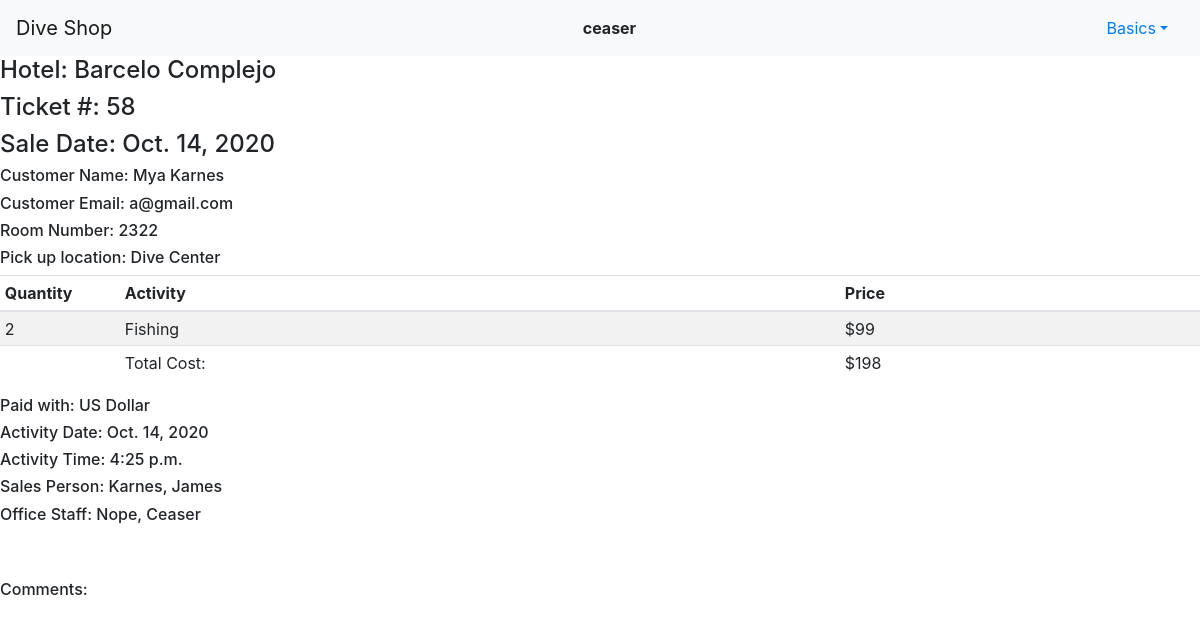
The page /ticket/58 (signed in) on the database as committed earlier.
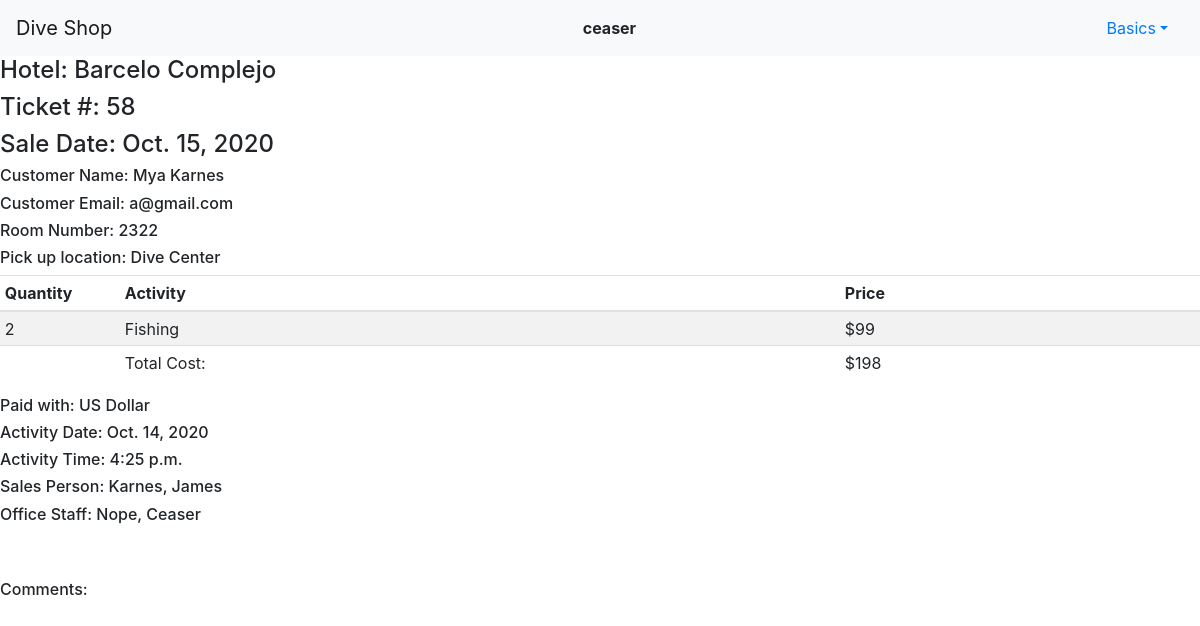
The same page on the database as committed later.
### sales/models.py (models this page shows, shortened)
class Sale(models.Model):
    seller = models.ForeignKey(Employee, on_delete=models.SET_DEFAULT, default=1, null=True, related_name="seller")
    hotel = models.ForeignKey(Hotel, on_delete=models.SET_NULL, null=True, related_name="hotel")
    date_sold = models.DateField(auto_now_add=True)
    activity_date = models.DateField(auto_now_add=False, blank = True)
    activity_time = models.TimeField(auto_now_add=False, blank = True)
    payment = models.CharField(max_length=254)
    room_number = models.IntegerField()
    client_name = models.CharField(max_length=254)
    client_email = models.EmailField(max_length=254, blank = True)
    quantity1 = models.IntegerField()
    activity1 = models.ForeignKey(Activity, on_delete=models.SET_NULL, null=True, blank = True, related_name="activity1")
    price1 = models.IntegerField()
    quantity2 = models.IntegerField(blank = True, null=True)
    activity2 = models.ForeignKey(Activity, on_delete=models.SET_NULL, null=True, blank = True, related_name="activity2")
    price2 = models.IntegerField(blank = True, null=True)
    quantity3 = models.IntegerField(blank = True, null=True)
    activity3 = models.ForeignKey(Activity, on_delete=models.SET_NULL, null=True, blank = True, related_name="activity3")
    price3 = models.IntegerField(blank = True, null=True)
    total_cost = models.IntegerField()
    office = models.ForeignKey(Office, on_delete=models.SET_NULL, null=True, related_name="office")
    pickup_location = models.CharField(max_length=254, blank = True)
    comments = models.TextField(blank = True)

class Hotel(models.Model):
    hotel_name = models.CharField(max_length=120)
    def __str__(self):
        return f"{self.hotel_name}"

class Activity(models.Model):
    activity = models.CharField(max_length=120)
    def __str__(self):
        return f"{self.activity}"

class Employee(models.Model):
    last_name = models.CharField(max_length=120)
    first_name = models.CharField(max_length=120)
    id_number = models.CharField(max_length=120)
    telephone = models.CharField(max_length=10, blank = True)
    email = models.EmailField(max_length=254, blank = True)
    def __str__(self):
        return f"{self.last_name}, {self.first_name}"

class Office(models.Model):
    user = models.ForeignKey(User, on_delete=models.SET_NULL, null=True, related_name="office")
    last_name = models.CharField(max_length=120)
    first_name = models.CharField(max_length=120)
    def __str__(self):
        return f"{self.last_name}, {self.first_name}"

### sales/views.py (the view)
# urls.py: path("ticket/<int:sale_id>", views.ticket, name="ticket"),
@login_required(login_url='login')
def ticket(request, sale_id):
    if request.method == "POST":
        ticket = Sale.objects.get(id=sale_id)
        client_email = ticket.client_email
        subject = 'Mariana Caribbean Sports Sales Receipt'
        html_message = render_to_string('sales/email.html', {'ticket': ticket})
        plain_message = strip_tags(html_message)
        from_email = 'From Mariana Caribbean Sports'
        to = client_email
        mail.send_mail(subject, plain_message, from_email, [to], html_message=html_message)
        return HttpResponseRedirect(reverse("index"))
    else:
        ticket = Sale.objects.get(id=sale_id)
        current_user = request.user.get_username()
        is_super = SuperUser(current_user)
        is_management = Manager(current_user)
        is_office = OfficeStaff(current_user)
        return render(request, "sales/ticket.html", {
            "is_super": is_super,
            "is_management": is_management,
            "is_office": is_office,
            "ticket": ticket
        })

### sales/util.py (called while the page is built)
def SuperUser(current_user):
    superusers = User.objects.filter(is_owner=True)
    current_id = User.objects.get(username=current_user)
    is_super = False
    for su in superusers:
        if current_id == su:
            is_super = True
    return is_super

def Manager(current_user):
    managers = User.objects.filter(is_management=True)
    current_id = User.objects.get(username=current_user)
    is_management = False
    for manager in managers:
        if current_id == manager:
            is_management = True
    return is_management

def OfficeStaff(current_user):
    office = User.objects.filter(is_office=True)
    current_id = User.objects.get(username=current_user)
    is_office = False
    for o in office:
        if current_id == o:
            is_office = True
    return is_office

### sales/templates/sales/ticket.html (shortened to what this page needs)
{% extends "sales/layout.html" %}
{% load static %}
{% block body %}
    <h4>Hotel: {{ ticket.hotel }}</h4>
    <h4>Ticket #: {{ ticket.id }}</h4>
    <h4>Sale Date: {{ ticket.date_sold }}</h4>
    <h6>Customer Name: {{ ticket.client_name }}</h6>
    <h6>Customer Email: {{ ticket.client_email }}</h6>
    <h6>Room Number: {{ ticket.room_number }}</h6>
    <h6>Pick up location: {{ ticket.pickup_location }}</h6>
    <table class="table table-sm table-striped">
        <thead>
            <tr>
            <th style="width: 10%">Quantity</th>
            <th style="width: 60%">Activity</th>
            <th style="width: 30%">Price</th>
            </tr>
        </thead>
        <tbody>
            <tr>
                <td>{{ ticket.quantity1 }}</td>
                <td>{{ ticket.activity1 }}</td>
                <td>${{ ticket.price1 }}</td>
            </tr>
            <tr>
                <td></td>
                <td>Total Cost:</td>
                <td>${{ ticket.total_cost }}</td>
            </tr>
        </tbody>
    </table>
    <h6>Paid with: {{ ticket.payment }}</h6>
    <h6>Activity Date: {{ ticket.activity_date }}</h6>
    <h6>Activity Time: {{ ticket.activity_time }}</h6>
    <h6>Sales Person: {{ ticket.seller }}</h6>
    <h6>Office Staff: {{ ticket.office }}</h6>
    <br>
    <br>
    <h6>Comments: </h6>
{% endblock %}

Rows that differ between the two databases and show on the page:
changed Sale "Mya Karnes": date_sold "Oct. 14, 2020" → "Oct. 15, 2020"
